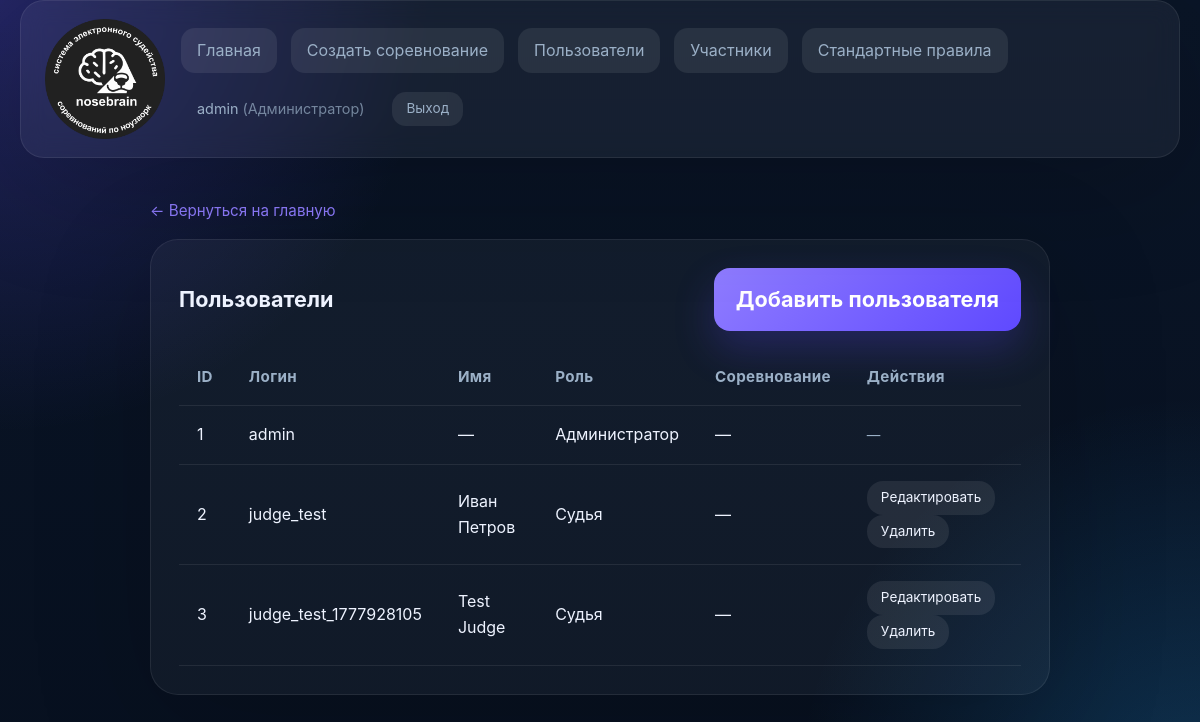
The page /users.php (signed in) on the database as committed earlier.
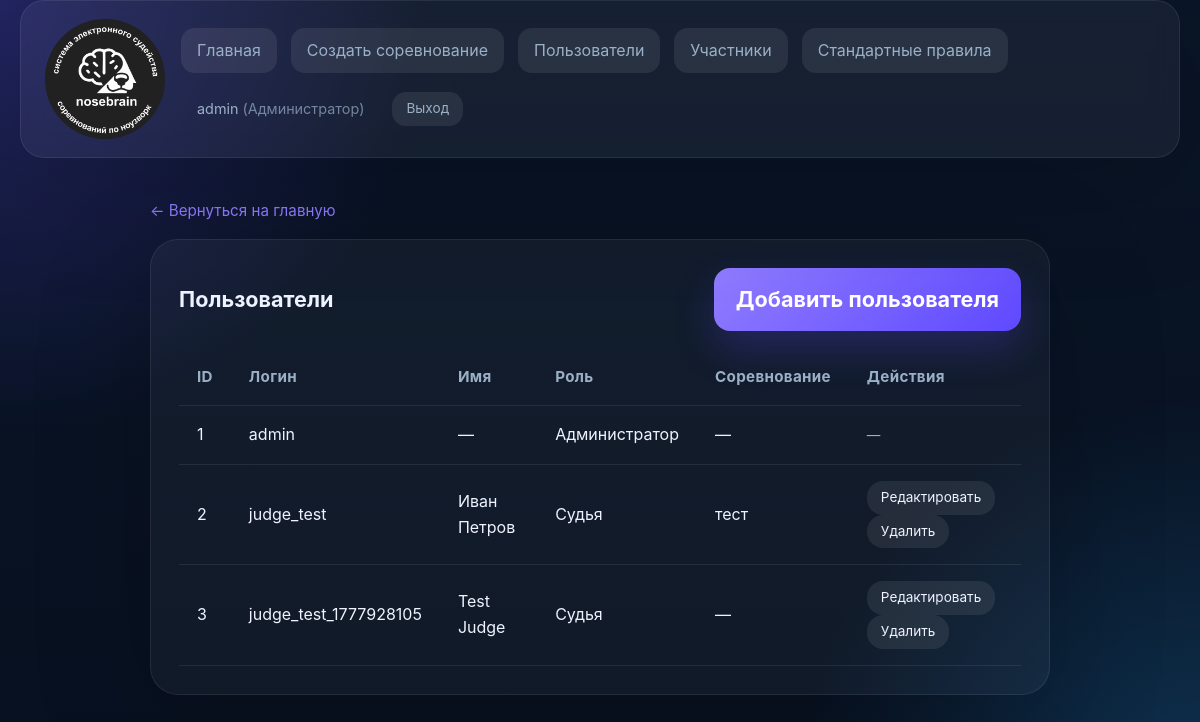
The same page on the database as committed later.
### tables this page shows
CREATE TABLE users (
                id INTEGER PRIMARY KEY AUTOINCREMENT,
                username TEXT NOT NULL UNIQUE,
                password_hash TEXT NOT NULL,
                role TEXT NOT NULL,
                competition_id INTEGER,
                display_name TEXT,
                FOREIGN KEY (competition_id) REFERENCES competitions(id)
            );

### users.php (the view, shortened to what the changed rows need)
<?php
require_once __DIR__ . '/src/functions.php';
$dbManager = new DatabaseManager();
$service = new CompetitionService($dbManager);
$users = $service->getAllUsers();
$currentUser = getCurrentUser();
?>
<!DOCTYPE html>
<html lang="ru">
<head>
    <link rel="stylesheet" href="style.css">
</head>
<body>
<?php
require_once __DIR__ . '/header.php';
?>
<main class="page-shell">
    <div class="manage-container">
        <div class="section-panel">
            <h2 style="display: flex; justify-content: space-between; align-items: center;">
                Пользователи
                <button type="button" class="button" onclick="openModal('add-user-modal')">Добавить пользователя</button>
            </h2>
            <?php if (count($users) === 0): ?>
                <div class="empty-state">Пользователи не созданы.</div>
            <?php else: ?>
                <div class="table-wrapper" style="margin-top: 16px;">
                    <table class="table">
                        <thead>
                        <tr>
                            <th>ID</th>
                            <th>Логин</th>
                            <th>Имя</th>
                            <th>Роль</th>
                            <th>Соревнование</th>
                            <th>Действия</th>
                        </tr>
                        </thead>
                        <tbody>
                        <?php foreach ($users as $user): ?>
                            <tr>
                                <td><?= $user->getId() ?></td>
                                <td><?= escape($user->getUsername()) ?></td>
                                <td><?= escape($user->getDisplayName() ?? '—') ?></td>
                                <td><?= escape(User::getRoleLabel($user->getRole())) ?></td>
                                <td>
                                    <?php
                                    $competitionIds = $user->getCompetitionIds();
                                    if (!empty($competitionIds)) {
                                        $compNames = [];
                                        foreach ($competitionIds as $compId) {
                                            $comp = $service->getCompetitionById($compId);
                                            if ($comp) {
                                                $compNames[] = escape($comp->getName());
                                            }
                                        }
                                        echo implode(', ', $compNames);
                                    } else {
                                        echo '—';
                                    }
                                    ?>
                                </td>
                                <td>
                                    <?php
                                    $canEdit = in_array($user->getRole(), [User::ROLE_JUDGE, User::ROLE_SECRETARY], true);
                                    if ($canEdit && $user->getId() !== $currentUser['id']):
                                    ?>
                                        <button type="button" class="button button--secondary" style="padding: 6px 14px; font-size: 0.85rem;" onclick="openEditModal(<?= (int)$user->getId() ?>, <?= htmlspecialchars(json_encode([
                                            'id' => $user->getId(),
                                            'username' => $user->getUsername(),
                                            'displayName' => $user->getDisplayName(),
                                            'role' => $user->getRole(),
                                            'competitionIds' => $user->getCompetitionIds()
                                        ], JSON_UNESCAPED_UNICODE), ENT_QUOTES, 'UTF-8') ?>)">Редактировать</button>
                                        <form method="post" style="display:inline;" onsubmit="return confirm('Вы уверены, что хотите удалить пользователя?')">
                                            <button type="submit" class="button button--secondary" style="padding: 6px 14px; font-size: 0.85rem;">Удалить</button>
                                        </form>
                                    <?php else: ?>
                                        <span style="color: var(--text-muted); font-size: 0.85rem;">—</span>
                                    <?php endif; ?>
                                </td>
                            </tr>
                        <?php endforeach; ?>
                        </tbody>
                    </table>
                </div>
            <?php endif; ?>
        </div>
    </div>
</main>
</body>
</html>

Rows that differ between the two databases and show on the page:
changed users "judge_test": compNames (not shown) → "тест"; no longer shows "—"
